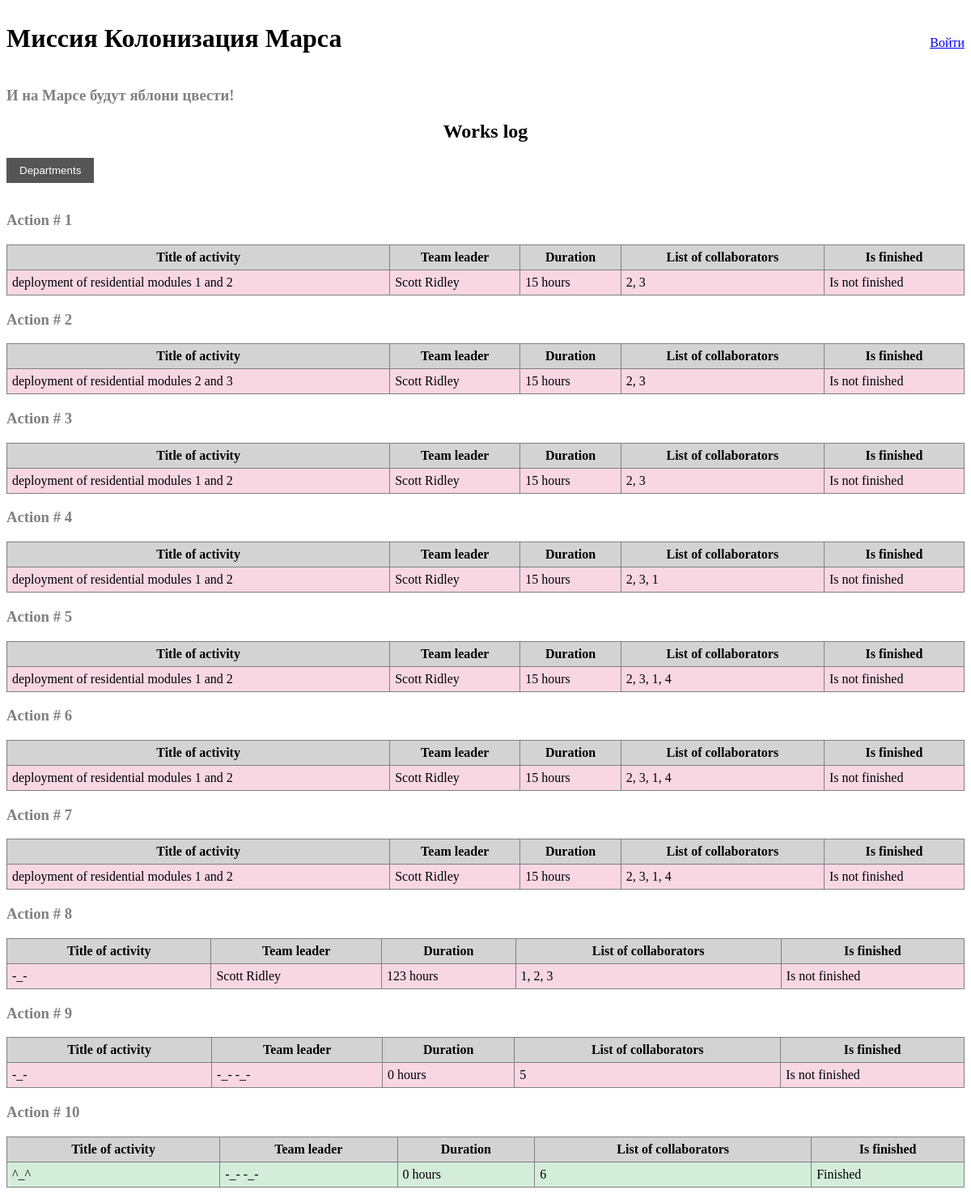
Before: / with the older database file.
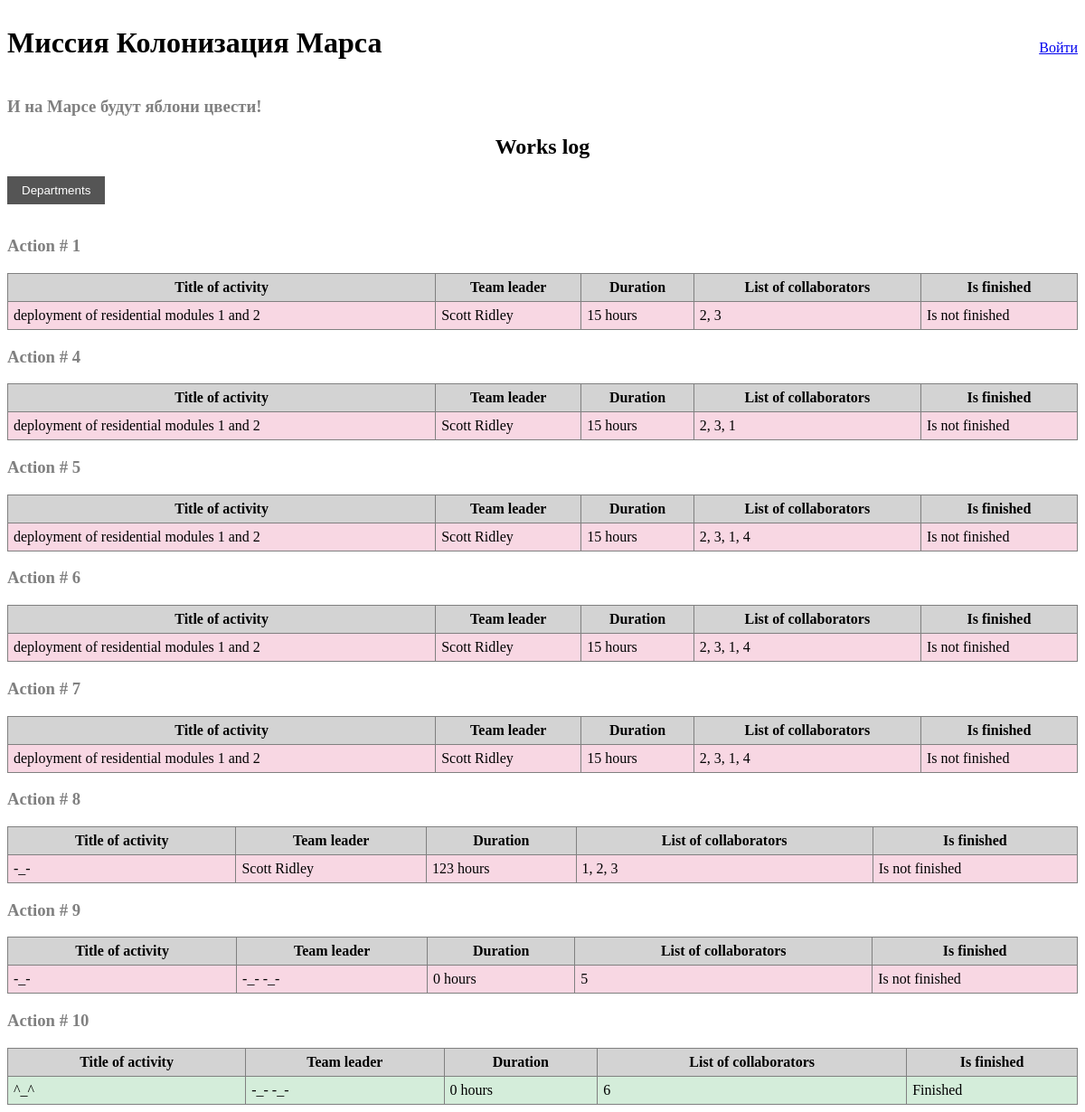
After: the same page with the newer database file.
### data/job.py (models this page shows, shortened)
class Jobs(SqlAlchemyBase, SerializerMixin):
    __tablename__ = 'jobs'
    id = C(Int, primary_key=True, autoincrement=True)
    job = C(Str, nullable=True)
    work_size = C(Int, nullable=True, default=0)
    collaborators = C(Str, nullable=True)
    start_date = C(sqlalchemy.DateTime, default=datetime.datetime.now)
    end_date = C(sqlalchemy.DateTime, default=datetime.datetime.now)
    is_finished = C(sqlalchemy.Boolean, default=False)
    team_leader = C(Int, sqlalchemy.ForeignKey("users.id"))
    user = orm.relationship('User')

### data/user.py (models this page shows, shortened)
class User(SqlAlchemyBase, SerializerMixin, UserMixin):
    __tablename__ = 'users'
    id = C(Int, primary_key=True, autoincrement=True)
    surname = C(Str, nullable=True)
    name = C(Str, nullable=True)
    age = C(Int, nullable=True)
    position = C(Str, nullable=True)
    speciality = C(Str, nullable=True)
    address = C(Str, nullable=True)
    email = C(Str, index=True, unique=True, nullable=True)
    hashed_password = C(Str, nullable=True)
    modified_date = C(sqlalchemy.DateTime, default=datetime.datetime.now)

### main.py (the view)
@app.route('/')
def works_log():
    with create_session() as s:
        jobs = s.query(Jobs).all()
        return render_template('index.html', title='Works Log', jobs=jobs)

### data/db_session.py (called while the page is built)
def create_session() -> Session:
    global __factory
    return __factory()

### templates/index.html (shortened to what this page needs)
{% extends "base.html" %}
{% block content %}
<h2 style="text-align: center;">Works log</h2>
<a href="/departments"><button style="background-color: #555; color: white; padding: 8px 16px; border: none; cursor: pointer; margin-bottom: 16px;">Departments</button></a>
{% for job in jobs %}
<h3>Action # {{ job.id }}</h3>
<table border="1" cellpadding="6" cellspacing="0"
       style="border-collapse: collapse; width: 100%; margin-bottom: 8px;">
    <thead>
        <tr style="background-color: #d3d3d3;">
            <th>Title of activity</th>
            <th>Team leader</th>
            <th>Duration</th>
            <th>List of collaborators</th>
            <th>Is finished</th>
        </tr>
    </thead>
    <tbody>
        <tr style="background-color: {% if job.is_finished %}#d4edda{% else %}#f8d7e3{% endif %};">
            <td>{{ job.job }}</td>
            <td>
                {% if job.user %}
                    {{ job.user.surname }} {{ job.user.name }}
                {% else %}
                    —
                {% endif %}
            </td>
            <td>{{ job.work_size }} hours</td>
            <td>{{ job.collaborators }}</td>
            <td>{{ "Finished" if job.is_finished else "Is not finished" }}</td>
        </tr>
    </tbody>
</table>
{% endfor %}
{% endblock %}

### templates/base.html (shortened to what this page needs)
<!DOCTYPE html>
<html lang='en'>
<head>
    <link rel="stylesheet" href="{{url_for('static', filename='css/style.css')}}">
    </head>
    <body>
        <div style="display: flex; justify-content: space-between; align-items: baseline;">
            <h1>Миссия Колонизация Марса</h1>
            <span>
                {% if current_user.is_authenticated %}
                    {{ current_user.surname }} {{ current_user.name }}
                    | <a href="/logout">Выйти</a>
                {% else %}
                    <a href="/login">Войти</a>
                {% endif %}
            </span>
        </div>
        <h3>И на Марсе будут яблони цвести!</h3>
        <main role='main' class='container'>
            {% block content %}{% endblock %}
        </main>
    </body>
</html>

### static/css/style.css (style rules this page uses)
h3 { color: gray; }

Changed rows visible on the page:
removed Jobs: id "2", job "deployment of residential modules 2 and 3", user.surname "Scott", user.name "Ridley", work_size "15", collaborators "2, 3", is_finished "Is not finished"
removed Jobs: id "3", job "deployment of residential modules 1 and 2", user.surname "Scott", user.name "Ridley", work_size "15", collaborators "2, 3", is_finished "Is not finished"
